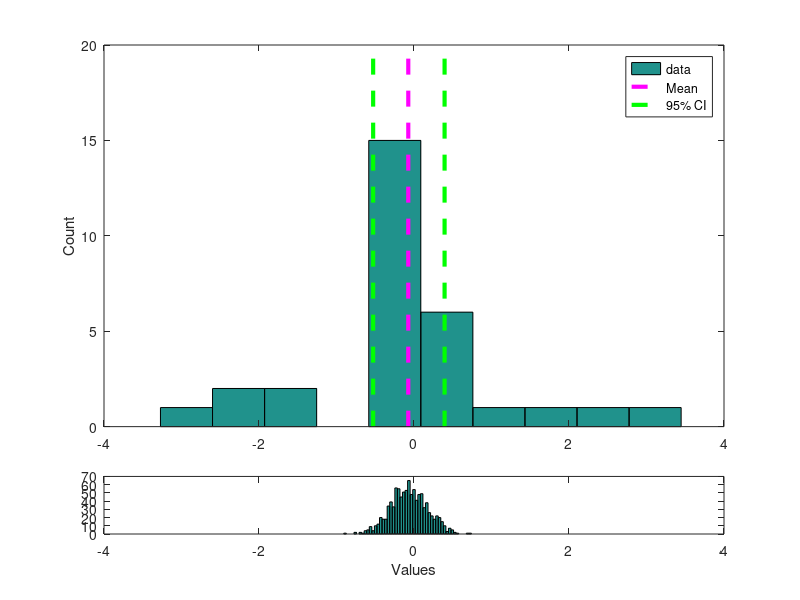

Reproduce this figure in MATLAB.
%% Nonparametric Statistics
% Bootstrapping to define confidence intervals
%%
% Create data
N = 30;
data = randn(N,1).^3;

% Extract the mean of the data
datamean = mean(data);

% Number of bootstraps
nstraps = 1000;

% Show a histogram of the data
figure(1), clf
subplot(5,1,1:4)
hist(data)

ylim = get(gca,'ylim');
xlim = get(gca,'xlim');

% Vertical line for the observed mean
hold on
plot([1 1]*datamean,ylim,'m--','linew',3)

% Initialize bootstrap distribution
bootmean = zeros(nstraps,1);

% The loop which does bootstrapping
for booti=1:nstraps
    % Pick values with replacement
    vals2samples = randsample(N,N,1);
    vals2samples = ceil(N*rand(N,1)); %  without statistic toolbox
    
    % Compute mean of that sample
    bootmean(booti) = mean( data(vals2samples) );
end

% Show a histogram of the bootstrapped mean values
subplot(515)
hist(bootmean,50)
xlabel('Values')
set(gca,'xlim',xlim)

% Get confidence intervals
bootsort = sort( bootmean );
ni95 = bootsort(dsearchn( linspace(0,100,nstraps)',[2.5 97.5]' ));

% Add lines for the sample mean and confidence intervals
subplot(5,1,1:4)
plot([1 1]*ni95(1),ylim,'g--','linew',3)
plot([1 1]*ni95(2),ylim,'g--','linew',3)
ylabel('Count')
legend({'data';'Mean';'95% CI'})

%% end